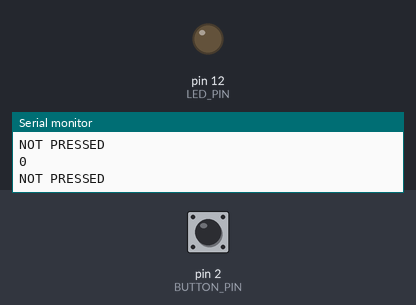
The sketch below on a simulated Arduino Uno, built with avr-gcc and run on an emulated ATmega328P. On the bench: output pins drawn as LEDs (lit = HIGH), the last lines printed to the serial monitor. The test bench sets the inputs (shaded band); at power-on: pin 2 (BUTTON_PIN) LOW.

Above: at 1.2 s.
1.3 s: pin 2 (BUTTON_PIN) pulled HIGH for 0.15 s
At 1.4 s:
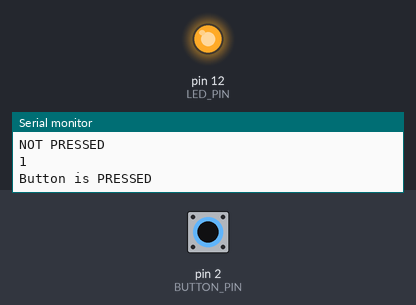
3.0 s: pin 2 (BUTTON_PIN) pulled HIGH for 3.2 s
At 7.4 s:
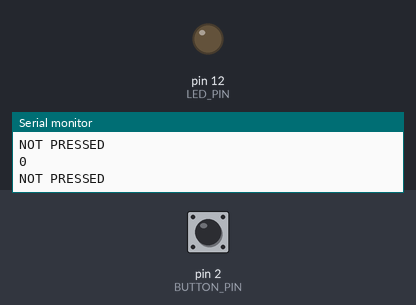
Timing chart, 0 to 8.9 s (numbered marks = the images above; inputs shaded):
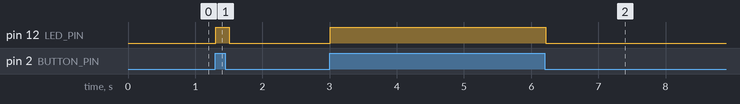

Measured:
- after the input at 1.3 s, pin 12 (LED_PIN): LOW → HIGH at once, → LOW 0.20 s later
- after the input at 3.0 s, pin 12 (LED_PIN): LOW → HIGH at once, → LOW 3.2 s later

The sketch:

sketch_digital_pin_as_input.ino
```cpp
#define BUTTON_PIN 2
#define LED_PIN 12

void setup() {
  Serial.begin(9600);
  pinMode(BUTTON_PIN,INPUT);
  pinMode(LED_PIN,OUTPUT);
}

void loop() {
  Serial.println(digitalRead(BUTTON_PIN));

  if(digitalRead(BUTTON_PIN) == HIGH){
    Serial.println("Button is PRESSED");
    digitalWrite(LED_PIN,HIGH);
  }else{
    Serial.println("NOT PRESSED");
    digitalWrite(LED_PIN,LOW);
  }

  delay(100);
}
```
